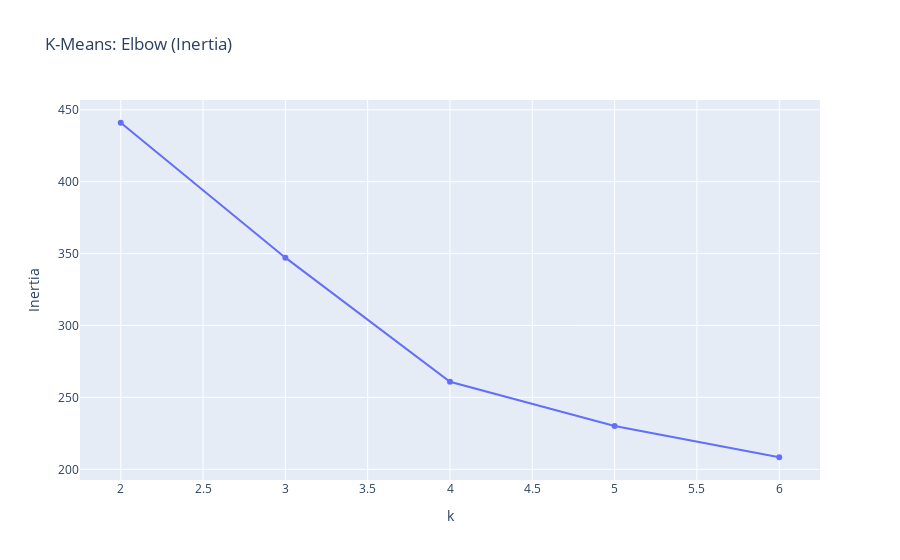
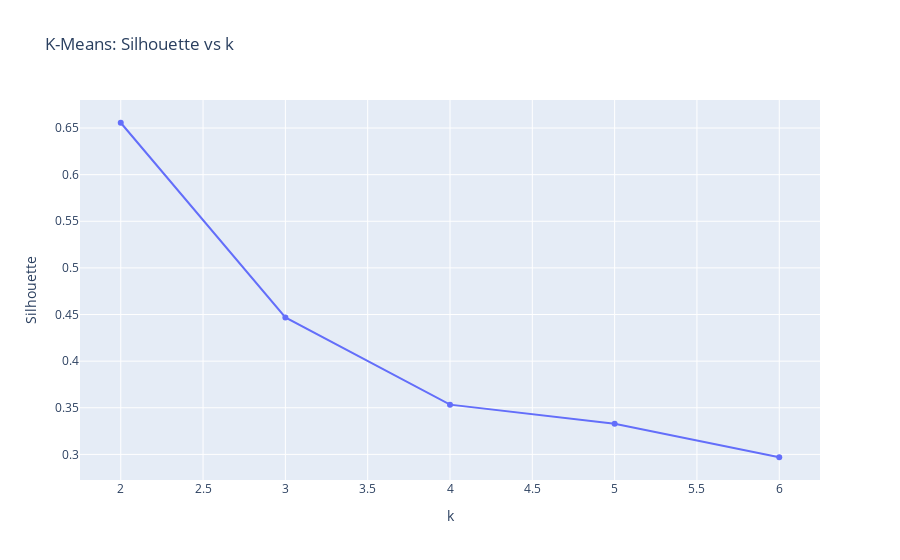

Here is the notebook cell these charts were saved with, in order:
### Code cell
fig = px.line(
    x=ks,
    y=inertias,
    markers=True,
    title="K-Means: Elbow (Inertia)",
    labels={"x": "k", "y": "Inertia"},
)
fig.show()
fig2 = px.line(
    x=ks,
    y=sils,
    markers=True,
    title="K-Means: Silhouette vs k",
    labels={"x": "k", "y": "Silhouette"},
)
fig2.show()

### Figure 1 — Plotly figure (JSON) as saved in the notebook; plotly's stock layout.template omitted (floating-point values rounded to 4 significant figures)
{"data": [{"hovertemplate": "k=%{x}<br>Inertia=%{y}<extra></extra>", "legendgroup": "", "line": {"color": "#636efa", "dash": "solid"}, "marker": {"symbol": "circle"}, "mode": "lines+markers", "name": "", "orientation": "v", "showlegend": false, "type": "scatter", "x": [2, 3, 4, 5, 6], "xaxis": "x", "y": [441.0, 347.2, 260.9, 230.2, 208.4], "yaxis": "y"}], "layout": {"legend": {"tracegroupgap": 0}, "title": {"text": "K-Means: Elbow (Inertia)"}, "xaxis": {"anchor": "y", "domain": [0, 1], "title": {"text": "k"}}, "yaxis": {"anchor": "x", "domain": [0, 1], "title": {"text": "Inertia"}}}}

### Figure 2 — Plotly figure (JSON) as saved in the notebook; plotly's stock layout.template omitted (floating-point values rounded to 4 significant figures)
{"data": [{"hovertemplate": "k=%{x}<br>Silhouette=%{y}<extra></extra>", "legendgroup": "", "line": {"color": "#636efa", "dash": "solid"}, "marker": {"symbol": "circle"}, "mode": "lines+markers", "name": "", "orientation": "v", "showlegend": false, "type": "scatter", "x": [2, 3, 4, 5, 6], "xaxis": "x", "y": [0.6557, 0.4468, 0.3534, 0.3329, 0.2969], "yaxis": "y"}], "layout": {"legend": {"tracegroupgap": 0}, "title": {"text": "K-Means: Silhouette vs k"}, "xaxis": {"anchor": "y", "domain": [0, 1], "title": {"text": "k"}}, "yaxis": {"anchor": "x", "domain": [0, 1], "title": {"text": "Silhouette"}}}}
